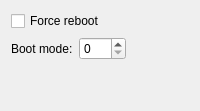
             <widget class="QWidget" name="tab_OS_Reset">
              <attribute name="title">
               <string>Reset</string>
              </attribute>
              <layout class="QGridLayout" name="gridLayout_12">
               <item row="1" column="0">
                <widget class="QLabel" name="label_44">
                 <property name="text">
                  <string>Boot mode:</string>
                 </property>
                </widget>
               </item>
               <item row="1" column="1">
                <widget class="QSpinBox" name="edit_os_boot_mode">
                 <property name="maximum">
                  <number>255</number>
                 </property>
                </widget>
               </item>
               <item row="2" column="0">
                <spacer name="verticalSpacer_3">
                 <property name="orientation">
                  <enum>Qt::Orientation::Vertical</enum>
                 </property>
                 <property name="sizeHint" stdset="0">
                  <size>
                   <width>20</width>
                   <height>40</height>
                  </size>
                 </property>
                </spacer>
               </item>
               <item row="1" column="2">
                <spacer name="horizontalSpacer_29">
                 <property name="orientation">
                  <enum>Qt::Orientation::Horizontal</enum>
                 </property>
                 <property name="sizeHint" stdset="0">
                  <size>
                   <width>40</width>
                   <height>20</height>
                  </size>
                 </property>
                </spacer>
               </item>
               <item row="0" column="0" colspan="3">
                <widget class="QCheckBox" name="check_OS_Force_Reboot">
                 <property name="text">
                  <string>Force reboot</string>
                 </property>
                </widget>
               </item>
              </layout>
             </widget>
